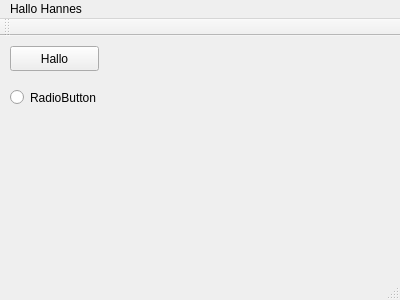
<?xml version="1.0" encoding="UTF-8"?>
<ui version="4.0">
 <class>MainWindow</class>
 <widget class="QMainWindow" name="MainWindow">
  <property name="geometry">
   <rect>
    <x>0</x>
    <y>0</y>
    <width>400</width>
    <height>300</height>
   </rect>
  </property>
  <property name="windowTitle">
   <string>MainWindow</string>
  </property>
  <widget class="QWidget" name="centralWidget">
   <widget class="QPushButton" name="pushButton">
    <property name="geometry">
     <rect>
      <x>10</x>
      <y>10</y>
      <width>89</width>
      <height>25</height>
     </rect>
    </property>
    <property name="text">
     <string>Hallo</string>
    </property>
   </widget>
   <widget class="QRadioButton" name="radioButton">
    <property name="geometry">
     <rect>
      <x>10</x>
      <y>50</y>
      <width>112</width>
      <height>23</height>
     </rect>
    </property>
    <property name="text">
     <string>RadioButton</string>
    </property>
   </widget>
  </widget>
  <widget class="QMenuBar" name="menuBar">
   <property name="geometry">
    <rect>
     <x>0</x>
     <y>0</y>
     <width>400</width>
     <height>22</height>
    </rect>
   </property>
   <widget class="QMenu" name="menuHallo_Hannes">
    <property name="title">
     <string>Hallo Hannes</string>
    </property>
   </widget>
   <addaction name="menuHallo_Hannes"/>
  </widget>
  <widget class="QToolBar" name="mainToolBar">
   <attribute name="toolBarArea">
    <enum>TopToolBarArea</enum>
   </attribute>
   <attribute name="toolBarBreak">
    <bool>false</bool>
   </attribute>
  </widget>
  <widget class="QStatusBar" name="statusBar"/>
 </widget>
 <layoutdefault spacing="6" margin="11"/>
 <resources/>
 <connections/>
</ui>
